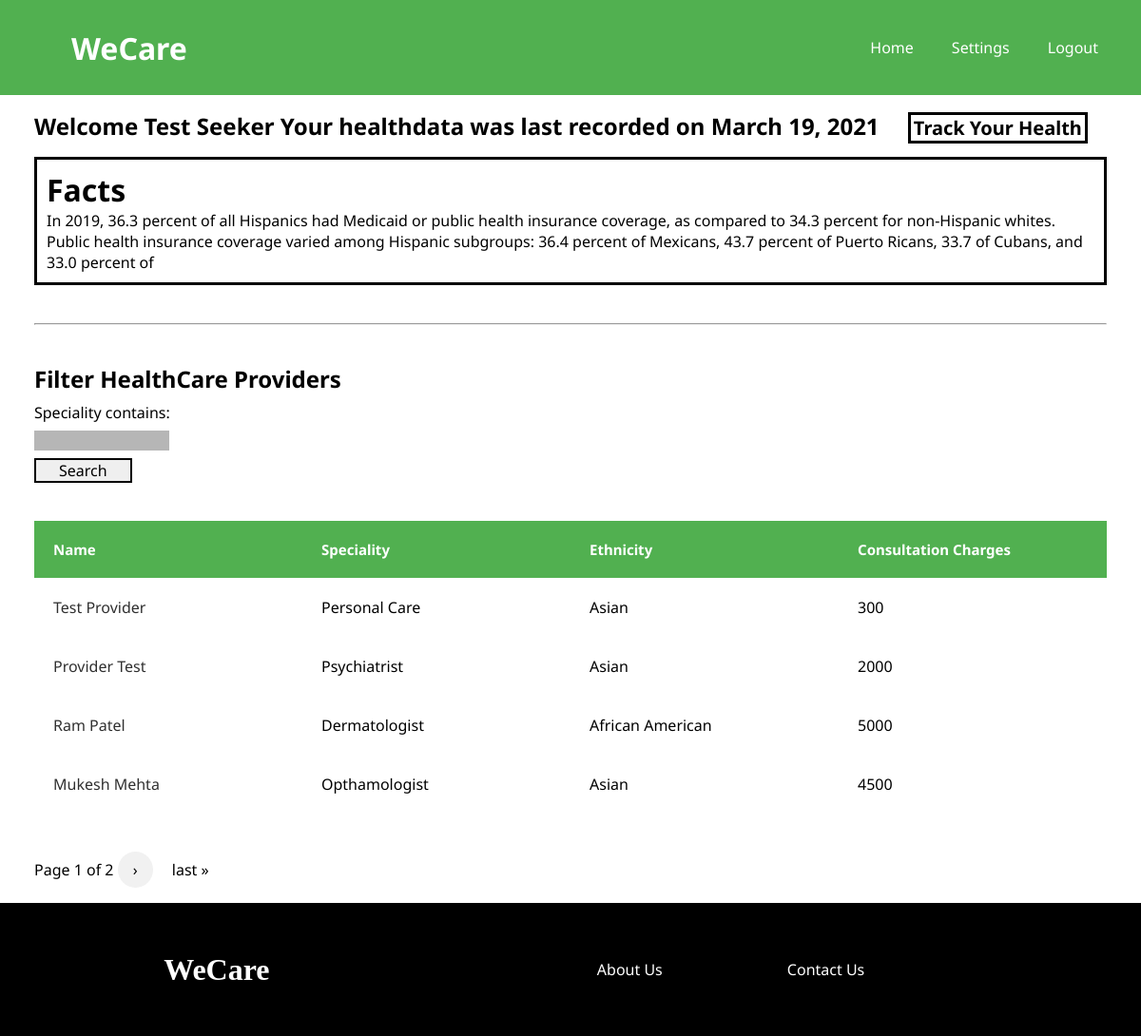
Page /dashboard (signed in) on the committed database.
### users/models.py (models this page shows, shortened)
class Seeker(models.Model):
    user = models.OneToOneField(
        User, on_delete=models.CASCADE, primary_key=True)
    phone_number = models.CharField(max_length=20)
    location = models.CharField(max_length=20)
    medicaid_recepient = models.BooleanField(default=False)
    ethnicity = models.CharField(max_length=20)
    def __str__(self):
        return f'{self.user.first_name} {self.user.last_name}'

class User(AbstractUser):
    email = models.EmailField(unique=True)
    is_seeker = models.BooleanField(default=False)
    is_provider = models.BooleanField(default=False)
    first_name = models.CharField(max_length=100)
    last_name = models.CharField(max_length=100)
    USERNAME_FIELD = 'email'
    REQUIRED_FIELDS = []

class Provider(models.Model):
    user = models.OneToOneField(
        User, on_delete=models.CASCADE, primary_key=True)
    phone_number = models.CharField(max_length=20)
    designation = models.CharField(max_length=20)
    ethnicity = models.CharField(max_length=20)
    def __str__(self):
        return f'{self.user.first_name} {self.user.last_name}'

### healthdata/models.py (models this page shows, shortened)
class HealthData(models.Model):
    seeker = models.ForeignKey(Seeker, on_delete=models.CASCADE)
    heartrate = models.IntegerField(
        validators=[MaxValueValidator(210), MinValueValidator(50)])
    weight = models.IntegerField()
    steps = models.IntegerField()
    blood_pressure = models.IntegerField(
        validators=[MaxValueValidator(180), MinValueValidator(60)], null=True, blank=True)
    date_recorded = models.DateTimeField(default=timezone.now)

class Fact(models.Model):
    ethnicity = models.CharField(max_length=30)
    fact = models.TextField(max_length=300)
    date_added = models.DateTimeField(default=timezone.now)

### listings/models.py (models this page shows, shortened)
class Listing(models.Model):
    listing_id = models.AutoField(primary_key=True)
    provider = models.ForeignKey(Provider, on_delete=models.CASCADE)
    description = models.TextField()
    consultation_charges = models.IntegerField()
    ethnicity = models.CharField(max_length=20)
    speciality = models.TextField()

### listings/views.py (the view)
# urls.py: path('dashboard', listings.dashboard, name='dashboard'),
def dashboard(request):
    seeker = get_object_or_404(Seeker, user=request.user)
    fact = Fact.objects.filter(ethnicity=seeker.ethnicity)
    fact = fact[0].fact
    listing_filter = ListingFilter(request.GET, queryset=Listing.objects.all())
    paginator = Paginator(listing_filter.qs, 4)
    page_number = request.GET.get('page')
    try:
        response = paginator.page(page_number)
    except PageNotAnInteger:
        response = paginator.page(1)
    except EmptyPage:
        response = paginator.page(paginator.num_pages)
    user_healthdata = HealthData.objects.filter(seeker=seeker)
    if len(user_healthdata) > 0:
        latest_date = user_healthdata.reverse()[0]
    else:
        latest_date = None
    context = {
        'fact': fact,
        'seeker': seeker,
        'filter': listing_filter,
        'page': page_number,
        'response': response,
        'user_healthdata': user_healthdata,
        'latest_date': latest_date
    }
    return render(request, 'listings/dashboard.html', context)

### listings/templatetags/my_templatetags.py (called while the page is built)
@register.simple_tag
def query_transform(request, **kwargs):
    updated = request.GET.copy()
    for k, v in kwargs.items():
        if v is not None:
            updated[k] = v
        else:
            updated.pop(k, 0)
    return updated.urlencode()

### listings/templates/listings/dashboard.html (shortened to what this page needs)
{% extends "listings/base.html" %}
{% load static %}
{% load my_templatetags %}
{% block content %}
<link rel="stylesheet" href="{% static 'listings/dashboard.css' %}">
<div class="parent_container">
    <div class="welcome">
        {% if user_healthdata == None %}
            <h2>Welcome {{ seeker }} Start tracking your fitness and healthdata</h2>
            <a class="track_url" href="{% url 'track' %}">Track Your Health</a>
        {% else %}
            <h2>Welcome {{ seeker }} Your healthdata was last recorded on {{ latest_date.date_recorded|date:"F d, Y" }}
                <span><a class="track_url" href="{% url 'track' %}">Track Your Health</a></span>
            </h2>
        {% endif %}
    </div>
    <div class="demographics">
        <h1>Facts</h1>
        <p>
            {{ fact }}
        </p>
    </div>
    <hr>
    <div class="healthcare_providers">
        <h2>Filter HealthCare Providers</h2>
        <div class="filt_cont">
            <form method="get" class="filt_form">
                {{ filter.form }}
                <button type="submit" class="filter_submit">Search</button>
            </form>
        </div>
        <table class="listings_table">
            <thead>
                <tr>
                    <th>Name</th>
                    <th>Speciality</th>
                    <th>Ethnicity</th>
                    <th>Consultation Charges</th>
                </tr>
            </thead>
            {% for listing in response %}
                <tr>
                    <td><a class="provider_name" href="{% url 'listing' listing.listing_id %}">{{ listing.provider }}</a></td>
                    <td>{{ listing.speciality }}</td>
                    <td>{{ listing.ethnicity }}</td>
                    <td>{{ listing.consultation_charges }}</td>
                </tr>
            {% endfor %}
        </table>
    </div>
    <div class="paginator">
        <span>
            <span class="current">
                Page {{ response.number }} of {{ response.paginator.num_pages }}
            </span>
            {% if response.has_next %}
                <a class="previous round" href="?{% query_transform request page=response.next_page_number %}">&#8250;</a>
                <a class="paglink" href="?{% query_transform request page=response.paginator.num_pages %}">last &raquo;</a>
            {% endif %}
        </span>
    </div>
</div>
{% endblock content %}

### listings/static/listings/base.css (style rules this page uses)
* { margin: 0; padding: 0; }
:root { --primary: #51b050; --secondary: #767676; }
body { height: 100vh; display: flex; flex-direction: column; }

### listings/static/listings/dashboard.css (style rules this page uses)
* { padding: 0; margin: 0; max-width: 100%; }
.parent_container { font-family: "Noto Sans", sans-serif; margin-left: 3vw; margin-right: 3vw; flex-direction: column; position: relative; }
.parent_container, .health_data { display: flex; justify-content: center; }
.parent_container { max-width: 100%; }
.filt_form { display: flex; align-items: flex-start; flex-direction: column; }
.filt_form label, .filt_form input, .filt_form button { margin-top: 1vh; }
.healthcare_providers, .paginator, .listings_table { margin-top: 5vh; }
@media screen and (min-width: 600px) { .parent_container { flex-direction: column; } }
@media screen and (min-width: 600px) { .listings_table { table-layout: fixed; border-collapse: collapse; width: 100%; } }
@media screen and (min-width: 600px) { .listings_table thead { background-color: var(--primary); color: white; text-align: left; font-size: 15px; } }
@media screen and (min-width: 600px) { .listings_table th, .listings_table td { padding: 20px; } }
@media screen and (min-width: 600px) { #id_provider, #id_speciality { float: right; font-size: 10px; padding: 5px; border: none; background-color: rgb(182, 182, 182); } }
.paginator a { text-decoration: none; display: inline-block; padding: 8px 16px; }
.previous { background-color: #f1f1f1; color: black; }
.round { border-radius: 50%; }
.demographics { max-width: 100%; border: 3px solid black; padding: 10px; margin-top: 2vh; }
.demographics p { max-width: 100%; word-wrap: break-word; }
.welcome { margin-top: 2vh; }
.track_url { font-family: "Noto Sans", sans-serif; padding-left: 3px; padding-right: 3px; font-size: 2.5vh; text-decoration: none; color: black; border: 3px solid black; margin-left: 3vh; }
hr { margin-top: 5vh; }
.provider_name { text-decoration: none; color: rgb(48, 48, 48); }
.filter_submit { font-family: "Noto Sans", sans-serif; font-size: 2vh; border-radius: 0; border: 2px solid black; padding-left: 3vh; padding-right: 3vh; }
.paglink { text-decoration: none; color: black; }

### rows in the picture
Seeker: user_id.last_name "Test Seeker"
HealthData: date_recorded "March 19, 2021"
Fact: fact "In 2019, 36.3 percent of all Hispanics had Medicaid or public health insurance coverage, as compared to 34.3 percent for non-Hispanic whites. Public health insurance coverage varied among Hispanic subgroups: 36.4 percent of Mexicans, 43.7 percent of Puerto Ricans, 33.7 of Cubans, and 33.0 percent of"
Listing: provider "Test Provider", speciality "Personal Care", ethnicity "Asian", consultation_charges "300"
Listing: provider "Provider Test", speciality "Psychiatrist", ethnicity "Asian", consultation_charges "2000"
Listing: provider "Ram Patel", speciality "Dermatologist", ethnicity "African American", consultation_charges "5000"
Listing: provider "Mukesh Mehta", speciality "Opthamologist", ethnicity "Asian", consultation_charges "4500"

### other values in the picture
{{ response.number }} "1"
{{ response.paginator.num_pages }} "2"
